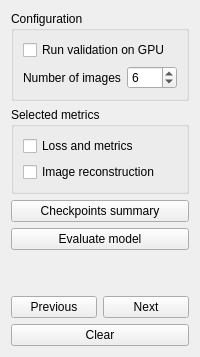
      <widget class="QWidget" name="evalTab">
       <attribute name="title">
        <string>Model evaluation</string>
       </attribute>
       <layout class="QGridLayout" name="gridLayout_3">
        <item row="0" column="0">
         <layout class="QVBoxLayout" name="verticalLayout_20">
          <item>
           <widget class="QGroupBox" name="groupBox_9">
            <property name="title">
             <string>Configuration</string>
            </property>
            <layout class="QVBoxLayout" name="verticalLayout_19">
             <item>
              <widget class="QCheckBox" name="runEvaluationGPU">
               <property name="text">
                <string>Run validation on GPU</string>
               </property>
              </widget>
             </item>
             <item>
              <layout class="QHBoxLayout" name="horizontalLayout_32">
               <item>
                <widget class="QLabel" name="label_15">
                 <property name="text">
                  <string>Number of images</string>
                 </property>
                </widget>
               </item>
               <item>
                <widget class="QSpinBox" name="numImages">
                 <property name="maximum">
                  <number>100</number>
                 </property>
                 <property name="value">
                  <number>6</number>
                 </property>
                </widget>
               </item>
              </layout>
             </item>
            </layout>
           </widget>
          </item>
          <item>
           <widget class="QGroupBox" name="groupBox_11">
            <property name="title">
             <string>Selected metrics</string>
            </property>
            <layout class="QVBoxLayout" name="verticalLayout_21">
             <item>
              <widget class="QCheckBox" name="evalReport">
               <property name="text">
                <string>Loss and metrics</string>
               </property>
              </widget>
             </item>
             <item>
              <widget class="QCheckBox" name="imgReconstruction">
               <property name="text">
                <string>Image reconstruction</string>
               </property>
              </widget>
             </item>
            </layout>
           </widget>
          </item>
          <item>
           <widget class="QPushButton" name="checkpointSummary">
            <property name="toolTip">
             <string>&lt;html&gt;&lt;head/&gt;&lt;body&gt;&lt;p&gt;Create checkpoints summary that includes all configurations for each pretrained model&lt;/p&gt;&lt;/body&gt;&lt;/html&gt;</string>
            </property>
            <property name="text">
             <string>Checkpoints summary</string>
            </property>
           </widget>
          </item>
          <item>
           <widget class="QPushButton" name="evaluateModel">
            <property name="text">
             <string>Evaluate model</string>
            </property>
           </widget>
          </item>
          <item>
           <spacer name="verticalSpacer_9">
            <property name="orientation">
             <enum>Qt::Orientation::Vertical</enum>
            </property>
            <property name="sizeHint" stdset="0">
             <size>
              <width>20</width>
              <height>40</height>
             </size>
            </property>
           </spacer>
          </item>
          <item>
           <layout class="QVBoxLayout" name="verticalLayout_12">
            <item>
             <layout class="QHBoxLayout" name="horizontalLayout_30">
              <item>
               <widget class="QPushButton" name="evalTabPreviousImg">
                <property name="text">
                 <string>Previous</string>
                </property>
               </widget>
              </item>
              <item>
               <widget class="QPushButton" name="evalTabNextImg">
                <property name="text">
                 <string>Next</string>
                </property>
               </widget>
              </item>
             </layout>
            </item>
            <item>
             <widget class="QPushButton" name="evalTabClearImg">
              <property name="text">
               <string>Clear</string>
              </property>
             </widget>
            </item>
           </layout>
          </item>
         </layout>
        </item>
       </layout>
      </widget>
